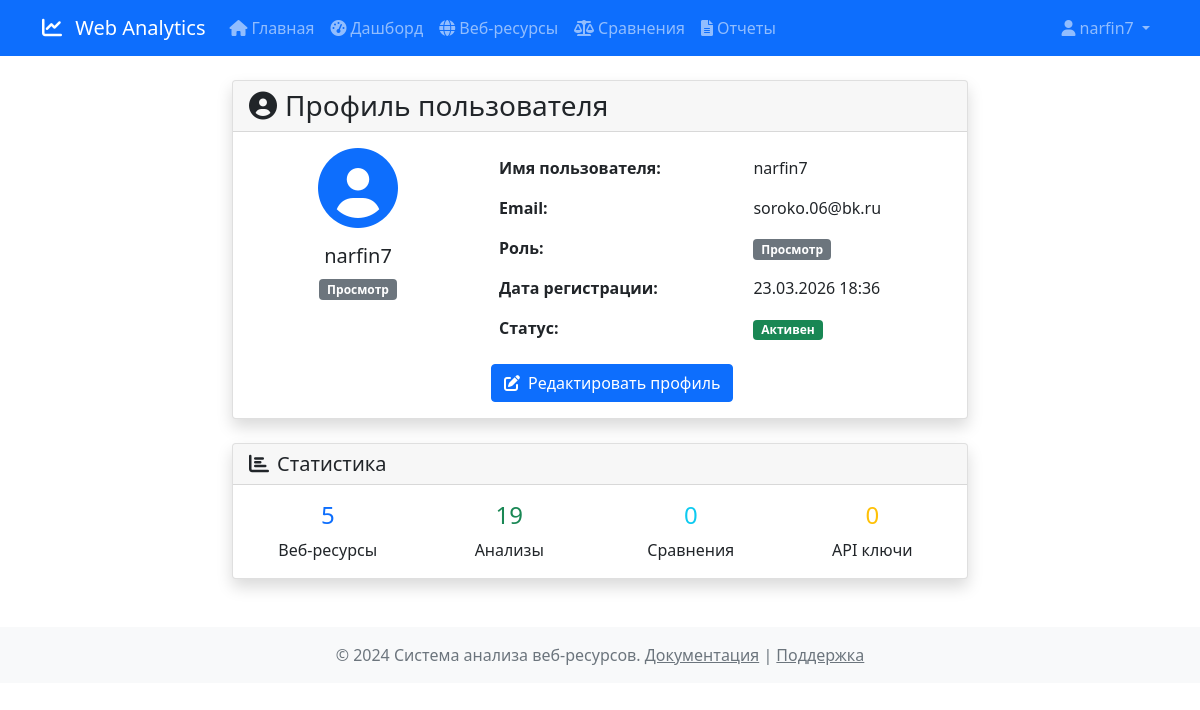
Page /auth/profile (signed in) on the committed database.
### models.py (models this page shows, shortened)
class User(UserMixin, db.Model):
    __tablename__ = 'users'
    id = db.Column(db.Integer, primary_key=True)
    username = db.Column(db.String(80), unique=True, nullable=False)
    email = db.Column(db.String(120), unique=True, nullable=False)
    password_hash = db.Column(db.String(255), nullable=False)
    role = db.Column(db.Enum('admin', 'analyst', 'viewer', name='user_role'), default='viewer')
    created_at = db.Column(db.TIMESTAMP, default=datetime.utcnow)
    updated_at = db.Column(db.TIMESTAMP, default=datetime.utcnow, onupdate=datetime.utcnow)
    is_active = db.Column(db.Boolean, default=True)
    websites = db.relationship('Website', backref='creator', lazy=True)
    analyses = db.relationship('Analysis', backref='user', lazy=True)
    comparisons = db.relationship('Comparison', backref='user', lazy=True)
    api_keys = db.relationship('ApiKey', backref='user', lazy=True)
    def is_admin(self):
        return self.role == 'admin'

### routes/auth.py (the view)
@auth_bp.route('/profile')
@login_required
def profile():
    return render_template('auth/profile.html', user=current_user)

### templates/auth/profile.html (shortened to what this page needs)
{% extends "base.html" %}
{% block content %}
<div class="row justify-content-center">
    <div class="col-md-8">
        <div class="card shadow">
            <div class="card-header">
                <h3 class="card-title mb-0">
                    <i class="fas fa-user-circle me-2"></i>Профиль пользователя
                </h3>
            </div>
            <div class="card-body">
                <div class="row">
                    <div class="col-md-4 text-center">
                        <div class="mb-3">
                            <i class="fas fa-user-circle fa-5x text-primary"></i>
                        </div>
                        <h5>{{ user.username }}</h5>
                        <span class="badge bg-{{ 'danger' if user.role == 'admin' else 'info' if user.role == 'analyst' else 'secondary' }}">
                            {{ 'Администратор' if user.role == 'admin' else 'Аналитик' if user.role == 'analyst' else 'Просмотр' }}
                        </span>
                    </div>
                    <div class="col-md-8">
                        <table class="table table-borderless">
                            <tr>
                                <td><strong>Имя пользователя:</strong></td>
                                <td>{{ user.username }}</td>
                            </tr>
                            <tr>
                                <td><strong>Email:</strong></td>
                                <td>{{ user.email }}</td>
                            </tr>
                            <tr>
                                <td><strong>Роль:</strong></td>
                                <td>
                                    <span class="badge bg-{{ 'danger' if user.role == 'admin' else 'info' if user.role == 'analyst' else 'secondary' }}">
                                        {{ 'Администратор' if user.role == 'admin' else 'Аналитик' if user.role == 'analyst' else 'Просмотр' }}
                                    </span>
                                </td>
                            </tr>
                            <tr>
                                <td><strong>Дата регистрации:</strong></td>
                                <td>{{ user.created_at.strftime('%d.%m.%Y %H:%M') }}</td>
                            </tr>
                            <tr>
                                <td><strong>Статус:</strong></td>
                                <td>
                                    {% if user.is_active %}
                                        <span class="badge bg-success">Активен</span>
                                    {% else %}
                                        <span class="badge bg-secondary">Неактивен</span>
                                    {% endif %}
                                </td>
                            </tr>
                        </table>
                        <div class="mt-3">
                            <a href="{{ url_for('auth.edit_profile') }}" class="btn btn-primary">
                                <i class="fas fa-edit me-2"></i>Редактировать профиль
                            </a>
                        </div>
                    </div>
                </div>
            </div>
        </div>
        <div class="card shadow mt-4">
            <div class="card-header">
                <h5 class="card-title mb-0">
                    <i class="fas fa-chart-bar me-2"></i>Статистика
                </h5>
            </div>
            <div class="card-body">
                <div class="row text-center">
                    <div class="col-md-3">
                        <div class="metric-card">
                            <h4 class="text-primary">{{ user.websites|length }}</h4>
                            <p class="mb-0">Веб-ресурсы</p>
                        </div>
                    </div>
                    <div class="col-md-3">
                        <div class="metric-card">
                            <h4 class="text-success">{{ user.analyses|length }}</h4>
                            <p class="mb-0">Анализы</p>
                        </div>
                    </div>
                    <div class="col-md-3">
                        <div class="metric-card">
                            <h4 class="text-info">{{ user.comparisons|length }}</h4>
                            <p class="mb-0">Сравнения</p>
                        </div>
                    </div>
                    <div class="col-md-3">
                        <div class="metric-card">
                            <h4 class="text-warning">{{ user.api_keys|length }}</h4>
                            <p class="mb-0">API ключи</p>
                        </div>
                    </div>
                </div>
            </div>
        </div>
    </div>
</div>
{% endblock %}

### templates/base.html (shortened to what this page needs)
<!DOCTYPE html>
<html lang="ru">
<head>
    <link href="https://cdn.jsdelivr.net/npm/bootstrap@5.1.3/dist/css/bootstrap.min.css" rel="stylesheet">
    <link href="https://cdnjs.cloudflare.com/ajax/libs/font-awesome/6.0.0/css/all.min.css" rel="stylesheet">
</head>
<body>
    <nav class="navbar navbar-expand-lg navbar-dark bg-primary">
        <div class="container">
            <a class="navbar-brand" href="{{ url_for('main.index') }}">
                <i class="fas fa-chart-line me-2"></i>
                Web Analytics
            </a>
            <div class="collapse navbar-collapse" id="navbarNav">
                <ul class="navbar-nav me-auto">
                    <li class="nav-item">
                        <a class="nav-link" href="{{ url_for('main.index') }}">
                            <i class="fas fa-home me-1"></i>Главная
                        </a>
                    </li>
                    {% if current_user.is_authenticated %}
                    <li class="nav-item">
                        <a class="nav-link" href="{{ url_for('main.dashboard') }}">
                            <i class="fas fa-tachometer-alt me-1"></i>Дашборд
                        </a>
                    </li>
                    <li class="nav-item">
                        <a class="nav-link" href="{{ url_for('main.websites') }}">
                            <i class="fas fa-globe me-1"></i>Веб-ресурсы
                        </a>
                    </li>
                    <li class="nav-item">
                        <a class="nav-link" href="{{ url_for('analysis.compare_websites') }}">
                            <i class="fas fa-balance-scale me-1"></i>Сравнения
                        </a>
                    </li>
                    <li class="nav-item">
                        <a class="nav-link" href="{{ url_for('reports.list_reports') }}">
                            <i class="fas fa-file-alt me-1"></i>Отчеты
                        </a>
                    </li>
                    {% endif %}
                </ul>
                <ul class="navbar-nav">
                    {% if current_user.is_authenticated %}
                    <li class="nav-item dropdown">
                        <a class="nav-link dropdown-toggle" href="#" id="navbarDropdown" role="button" data-bs-toggle="dropdown">
                            <i class="fas fa-user me-1"></i>{{ current_user.username }}
                        </a>
                    </li>
                    {% endif %}
                </ul>
            </div>
        </div>
    </nav>
    <main class="container my-4">
        {% block content %}{% endblock %}
    </main>
    <footer class="bg-light text-center py-3 mt-5">
        <div class="container">
            <p class="text-muted mb-0">
                © 2024 Система анализа веб-ресурсов.
                <a href="#" class="text-muted">Документация</a> |
                <a href="#" class="text-muted">Поддержка</a>
            </p>
        </div>
    </footer>
</body>
</html>

### rows in the picture
User: username "narfin7", role "Просмотр", email "soroko.06@bk.ru", created_at "23.03.2026 18:36"

### other values in the picture
{{ user.websites|length }} "5"
{{ user.analyses|length }} "19"
{{ user.comparisons|length }} "0"
{{ user.api_keys|length }} "0"
